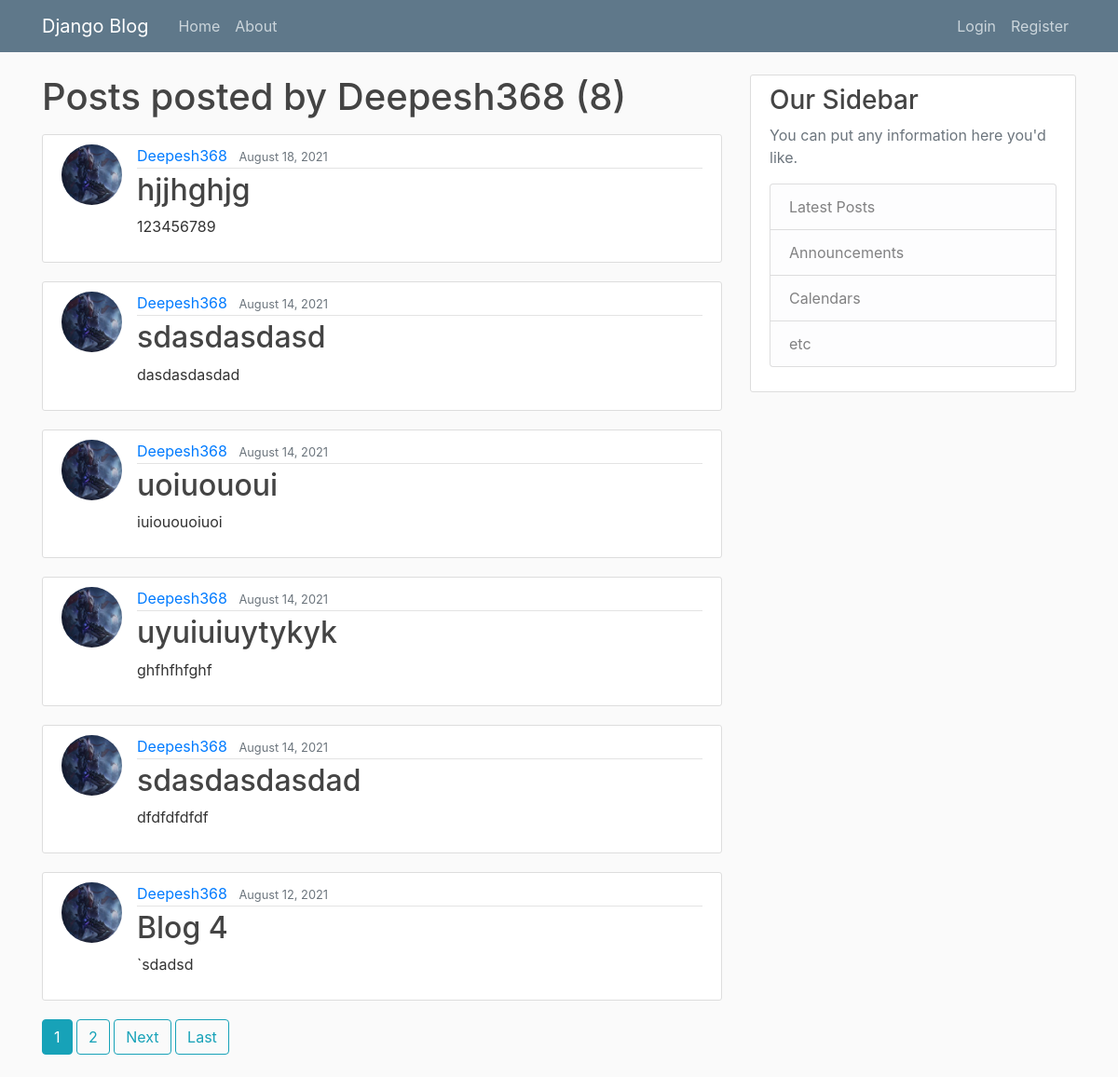
Screenshot of /user/Deepesh368 with the database file from the repository.
### blog/models.py (models this page shows, shortened)
class Post(models.Model):
    title = models.CharField(max_length=100)
    content = models.TextField()
    date_posted = models.DateTimeField(default=timezone.now)
    author = models.ForeignKey(User, on_delete=models.CASCADE)

### users/models.py (models this page shows, shortened)
class Profile(models.Model):
    user = models.OneToOneField(User, on_delete=models.CASCADE)
    image = models.ImageField(default='default.jpg', upload_to='profile_pics')

### blog/views.py (the view)
# urls.py: path('user/<str:username>', UserPostListView.as_view(), name='user-posts'),
class UserPostListView(ListView):
    model = Post
    template_name = 'blog/user_posts.html'
    context_object_name = 'posts'
    paginate_by = 6
    def get_queryset(self):
        user = get_object_or_404(User, username=self.kwargs.get('username'))
        return Post.objects.filter(author=user).order_by('-date_posted')

### blog/templates/blog/user_posts.html (shortened to what this page needs)
{% extends "blog/base_page.html" %}
{% block content %}
    <h1 class = "mb-3"> Posts posted by {{ view.kwargs.username }} ({{ page_obj.paginator.count }})</h1>
    {% for post in posts %}
        <article class="media content-section">
            <img class = "rounded-circle article-img" src = "{{ post.author.profile.image.url }}">
            <div class="media-body">
            <div class="article-metadata">
                <a class="mr-2" href="{% url 'user-posts' post.author.username %}">{{ post.author }}</a>
                <small class="text-muted">{{ post.date_posted|date:"F d, Y" }}</small>
            </div>
            <h2><a class="article-title" href="{% url 'post-detail' post.id %}">{{ post.title }}</a></h2>
            <p class="article-content">{{ post.content }}</p>
            </div>
        </article>
    {% endfor %}
    {% if is_paginated %}
        {% for num in page_obj.paginator.page_range %}
            {% if page_obj.number == num %}
                <a class = "btn btn-info mb-4" href = "?page={{ num }}">{{ num }}</a>
            {% elif num > page_obj.number|add:'-4' and  num < page_obj.number|add:'4'%}
                <a class = "btn btn-outline-info mb-4" href = "?page={{ num }}">{{ num }}</a>
            {% endif %}
        {% endfor %}
        {% if page_obj.has_next %}
            <a class = "btn btn-outline-info mb-4" href = "?page={{ page_obj.next_page_number }}">Next</a>
            <a class = "btn btn-outline-info mb-4" href = "?page={{page_obj.paginator.num_pages}}">Last</a>
        {% endif %}
    {% endif %}
{% endblock content %}

### blog/static/blog/main.css (style rules this page uses)
body { background: #fafafa; color: #333333; margin-top: 5rem; }
h1, h2, h3, h4, h5, h6 { color: #444444; }
.content-section { background: #ffffff; padding: 10px 20px; border: 1px solid #dddddd; border-radius: 3px; margin-bottom: 20px; }
.article-title { color: #444444; }
.article-content { white-space: pre-line; }
.article-img { height: 65px; width: 65px; margin-right: 16px; }
.article-metadata { padding-bottom: 1px; margin-bottom: 4px; border-bottom: 1px solid #e3e3e3 }

### rows the page displays
Post: author.profile.image (picture), author "Deepesh368", date_posted "August 18, 2021", title "hjjhghjg", content "123456789"
Post: author.profile.image (picture), author "Deepesh368", date_posted "August 14, 2021", title "sdasdasdasd", content "dasdasdasdad"
Post: author.profile.image (picture), author "Deepesh368", date_posted "August 14, 2021", title "uoiuououi", content "iuiououoiuoi"
Post: author.profile.image (picture), author "Deepesh368", date_posted "August 14, 2021", title "uyuiuiuytykyk", content "ghfhfhfghf"
Post: author.profile.image (picture), author "Deepesh368", date_posted "August 14, 2021", title "sdasdasdasdad", content "dfdfdfdfdf"
Post: author.profile.image (picture), author "Deepesh368", date_posted "August 12, 2021", title "Blog 4", content "`sdadsd"

### other values shown
{{ view.kwargs.username }} "Deepesh368"
{{ page_obj.paginator.count }} "8"
{{ num }} "1"
{{ num }} "2"
